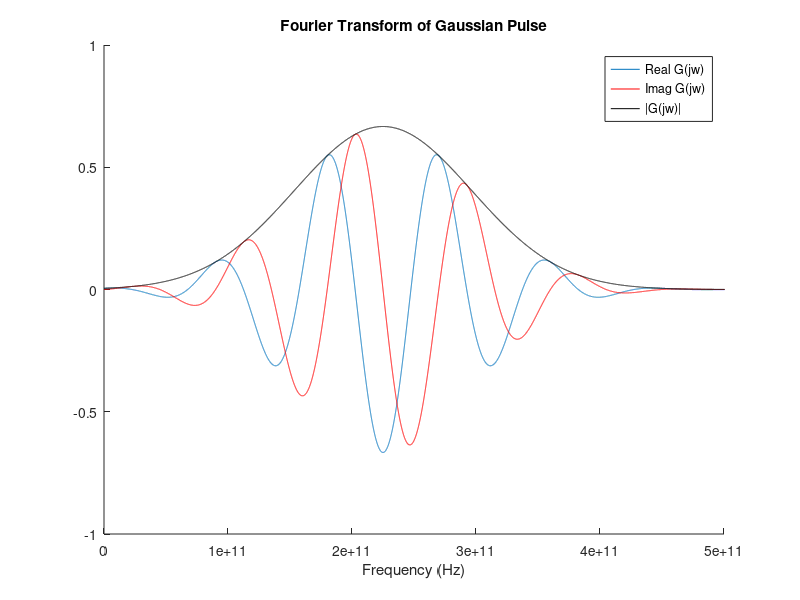

This figure's MATLAB source:
clc;clear all;
%hold on;
%%
f=fopen('SourceFFT.txt');
File=1;
l=fgetl(f);
in=1;
Prev=1600*(File-1);
while ischar(l)
    text{in}=l;
    data{in}=sscanf(text{in},'%f %f %f');
    fr(in)=data{in}(1);
    FFT(in)=data{in}(2)+1i*data{in}(3);
    
    l=fgetl(f);
    in=in+1;
end
figure
hold on;
plot(fr*(3e11),real(FFT))
plot(fr*(3e11),imag(FFT),'r')
plot(fr*(3e11),abs(FFT),'k')
axis([0 5e11 -1 1]);
legend('Real G(jw)','Imag G(jw)','|G(jw)|')
title('Fourier Transform of Gaussian Pulse')
xlabel('Frequency (Hz)')
